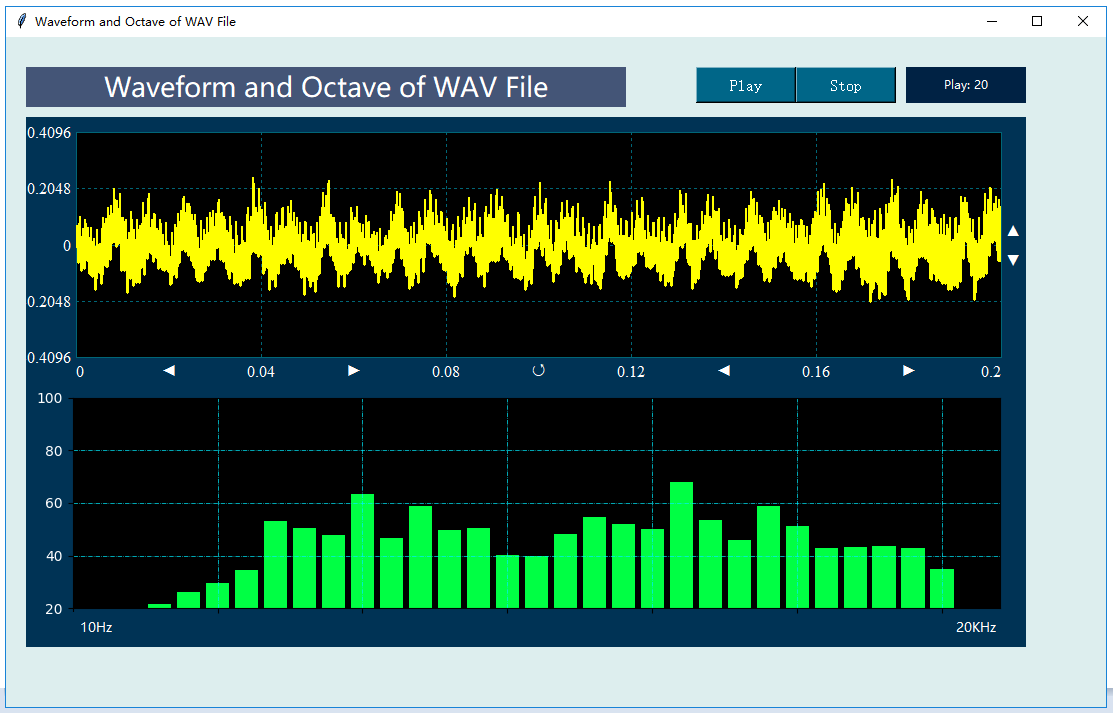

Write the Python code that produced this figure.
#===This Frame is generated by DRPython ===============================
import sys
import os
import drvi.drviAppendPath as mPath
mPath.appendPythonPath()
#=================================================

import tkinter as tk
import numpy as np
from scipy.fftpack import fft,ifft
import matplotlib.pyplot as plt
import numpy as np
import drvi.drviDSP as dsp
import drvi.drviControlls as dr
import drvi.drviSimpleAudio as ply
import tkinter as tk
import tkinter.ttk as ttk
from tkinter import *
import matplotlib.pyplot as plt
from pylab import mpl
from matplotlib.backends.backend_tkagg import FigureCanvasTkAgg
from matplotlib import cm
import numpy as np
import math


#=========================================
def setValue2DX(dx,x):
 CH=x.ndim
 if CH==2:x=x[:,0] #立体声，取一通道数据
 mPlotF.setValue2DX(dx,x)
 mFs=1/dx
 mLen=len(x)
 f,s=dsp.oct31SpecDB(mFs,x)
 M=len(s)
 xBar=np.arange(M)
 mPlotBar1.setValue2D(xBar,s)
 
        
#==Main Window=====================
win= tk.Tk()
sWOld=1920
sHOld=1080
sWidth=win.winfo_screenwidth()
sHeight=win.winfo_screenheight()
wRate=sWidth/sWOld
hRate=sHeight/sHOld
winWidth=int(1100*wRate)
winHeight=int(670*hRate)
x=(sWidth-winWidth)/2;
y=(win.winfo_screenheight()-winHeight)/2
win.geometry("%dx%d+%d+%d" %(winWidth,winHeight,x,y))
win.config(bg="#ddeeee")
win.wm_title('Waveform and Octave of WAV File')

#==Layout of controls=====================
mLab1=dr.DRLabelX(win,20*wRate,30*hRate,600*wRate,40*hRate,'#445577','#ffffff','Waveform and Octave of WAV File',20)
mHBut2=dr.DRHButtonGroup(win,690*wRate,30*hRate,200*wRate,36*hRate,'#006688','#ffffff','Play,Stop',2,0)
mPlay=ply.DRPlay(win,900*wRate,30*hRate,120*wRate,36*hRate,'#002244','#ffffff')
mPlotF=dr.DRPlotFast(win,20*wRate,80*hRate,1000*wRate,270*hRate,'#003355','#000000','#ffffff','#006677','#ffff00',12,0,0.2,-1,1,0,0)
mPlotBar1=dr.DRPlotBarX(win,20*wRate,340*hRate,1000*wRate,270*hRate,'','#003355','#000000','#ffffff','#00eeff','#00ff44',0,32,20,100,0,0)
dr.DRLabelX(win,56*wRate,577*hRate,960*wRate,20*hRate,'#003355','#ffffff','',12)
L1=dr.DRLabelX(win,60*wRate,575*hRate,60*wRate,30*hRate,'#003355','#ffffff','10Hz',10)
L1=dr.DRLabelX(win,940*wRate,575*hRate,60*wRate,30*hRate,'#003355','#ffffff','20KHz',10)

#====================================
mHBut2.addCallBackSingle(mPlay.setValueSingle)
mPlay.addCallBack2DX(setValue2DX)


#==Main Loop=====================
win.mainloop()

#==End of APPp=====================
